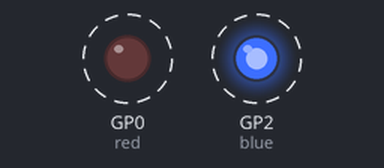
A program run on a simulated Raspberry Pi Pico running MicroPython. On the bench: output pins drawn as LEDs (lit = HIGH). Dashed ring = blinking.

Above: at 0.2 s.
Timing chart, 0 to 3.0 s (numbered marks = the images above):
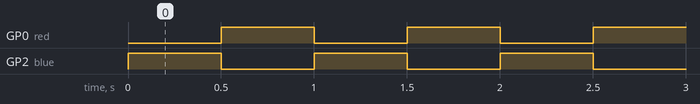

The program:

blink.py
```python
from machine import Pin

import utime

red = Pin(0, Pin.OUT)
blue = Pin(2, Pin.OUT)

while True:
    red.off()
    blue.on()
    utime.sleep(.5)
    red.on()
    blue.off()
    utime.sleep(.5)

# def beat(delay=250, count=5):
#     pin.off()

#     for i in range(count):
#         print(i)

#         pin.on()
#         time.sleep_ms(int(delay/2))
#         pin.off()
#         time.sleep_ms(int(delay/2))

#         pin.on()
#         time.sleep_ms(int(delay/2))
#         pin.off()

#         time.sleep_ms(delay*3)
```

Measured:
- by itself, GP0 (red), GP2 (blue): alternates HIGH for 0.50 s and LOW for 0.50 s
